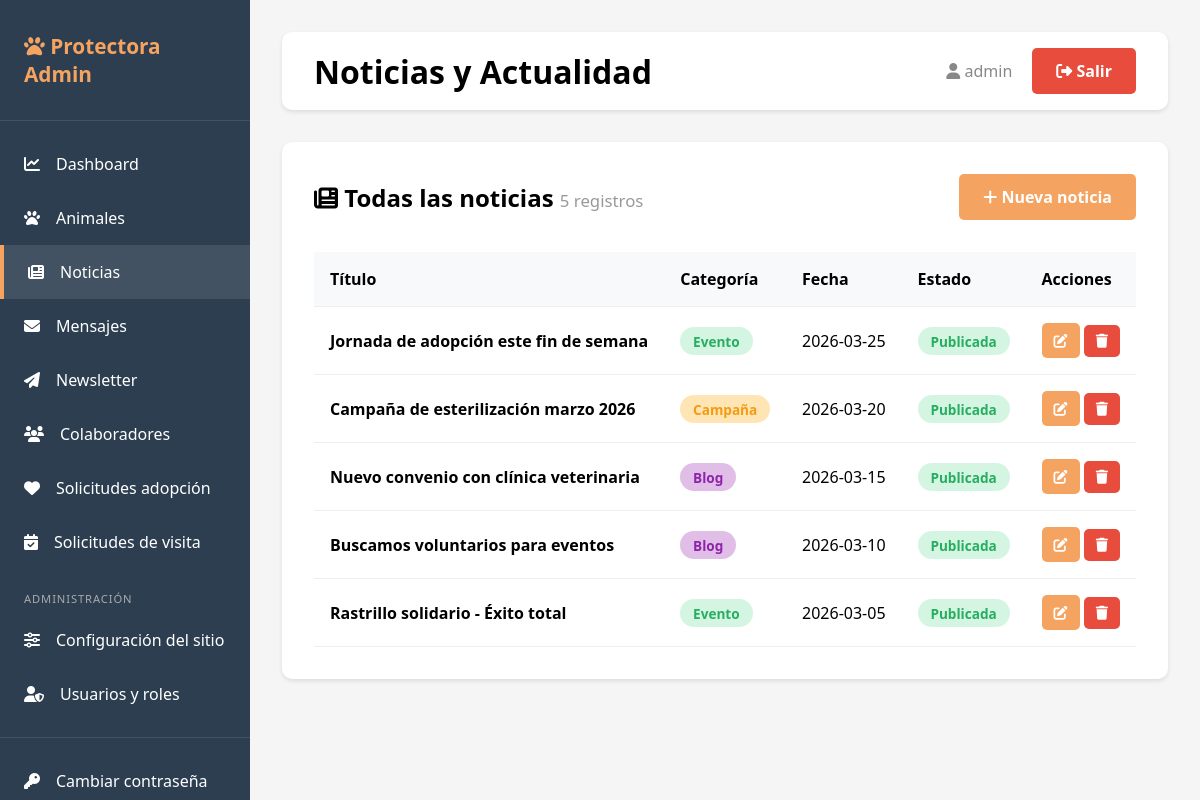
The page /admin/news (signed in) on the database its author committed.
### tables this page shows
CREATE TABLE news (
                id INTEGER PRIMARY KEY AUTOINCREMENT,
                title TEXT NOT NULL,
                category TEXT,
                content TEXT,
                excerpt TEXT,
                image TEXT,
                date TEXT,
                published BOOLEAN DEFAULT 1,
                created_at TIMESTAMP DEFAULT CURRENT_TIMESTAMP,
                updated_at TIMESTAMP DEFAULT CURRENT_TIMESTAMP
            );

### admin/app.py (the view, shortened to what this page needs)
@app.route('/admin/news')
@login_required
def list_news():
    db = get_db()
    params = get_pagination_params()
    placeholder = get_placeholder()
    category_filter = request.args.get('category', '')
    published_filter = request.args.get('published', '')
    base_query = 'SELECT * FROM news'
    count_query = 'SELECT COUNT(*) as count FROM news'
    query_params = []
    where_clauses = []
    if category_filter:
        where_clauses.append(f'category = {placeholder}')
        query_params.append(category_filter)
    if published_filter:
        where_clauses.append(f'published = {placeholder}')
        query_params.append(int(published_filter))
    if where_clauses:
        where_clause = ' WHERE ' + ' AND '.join(where_clauses)
        base_query += where_clause
        count_query += where_clause
    search_columns = ['title', 'excerpt', 'content', 'category']
    allowed_sort_columns = ['id', 'title', 'category', 'date', 'published', 'created_at']
    data_query, search_params = build_query_with_filters(
        base_query,
        search_columns,
        params['search'],
        allowed_sort_columns,
        params['sort_by'],
        params['sort_order'],
        default_sort='date'
    )
    all_params = query_params + search_params
    result = paginate_query(
        db,
        count_query,
        data_query,
        query_params + search_params,
        all_params.copy(),
        params['page'],
        params['per_page']
    )
    return render_template('news.html',
                           news=result['items'],
                           page=result['page'],
                           per_page=result['per_page'],
                           total_pages=result['total_pages'],
                           total=result['total'],
                           sort_by=params['sort_by'],
                           sort_order=params['sort_order'],
                           search=params['search'],
                           category_filter=category_filter,
                           published_filter=published_filter)

### admin/app.py (called while the page is built, shortened)
def generate_csrf_token():
    if '_csrf_token' not in session:
        session['_csrf_token'] = secrets.token_hex(32)
    return session['_csrf_token']

def get_placeholder():
    return '%s' if USE_POSTGRES else '?'

def get_db():
    if USE_POSTGRES:
        conn = psycopg2.connect(DATABASE_URL)
        conn.cursor_factory = psycopg2.extras.RealDictCursor
        return DatabaseWrapper(conn, is_postgres=True)
    else:
        conn = sqlite3.connect(DATABASE)
        conn.row_factory = sqlite3.Row
        return DatabaseWrapper(conn, is_postgres=False)

def login_required(f):
    @wraps(f)
    def decorated_function(*args, **kwargs):
        if 'user_id' not in session:
            return redirect(url_for('login'))
        return f(*args, **kwargs)
    return decorated_function

def get_pagination_params():
    page = max(1, request.args.get('page', 1, type=int))
    per_page = request.args.get('per_page', 20, type=int)
    per_page = min(max(10, per_page), 100)  # Entre 10 y 100
    sort_by = request.args.get('sort_by', '')
    sort_order = request.args.get('sort_order', 'desc')
    if sort_order not in ['asc', 'desc']:
        sort_order = 'desc'
    search = request.args.get('search', '').strip()
    return {
        'page': page,
        'per_page': per_page,
        'sort_by': sort_by,
        'sort_order': sort_order,
        'search': search
    }

def build_query_with_filters(base_query, search_columns, search_term, allowed_sort_columns, sort_by, sort_order, default_sort='id'):
    params = []
    query = base_query
    placeholder = get_placeholder()
    if sort_by and sort_by in allowed_sort_columns:
        order = sort_order.upper() if sort_order.upper() in ('ASC', 'DESC') else 'DESC'
        query += f' ORDER BY {sort_by} {order}'
    elif default_sort:
        order = sort_order.upper() if sort_order.upper() in ('ASC', 'DESC') else 'DESC'
        query += f' ORDER BY {default_sort} {order}'
    return query, params

    def execute(self, query, params=None):
        if self._is_postgres and '?' in query:
            query = query.replace('?', '%s')
        cursor = self._conn.cursor()
        if params:
            cursor.execute(query, params)
        else:
            cursor.execute(query)
        return cursor

### admin/templates/news.html (shortened to what this page needs)
{% extends "base.html" %}
{% block page_title %}Noticias y Actualidad{% endblock %}
{% block content %}
<div style="display: flex; justify-content: space-between; align-items: center; margin-bottom: 2rem;">
    <h2><i class="fas fa-newspaper"></i> Todas las noticias
        <small style="font-size:0.7em; color:#999; font-weight:normal;">{{ total }} registros</small>
    </h2>
    <a href="{{ url_for('new_news') }}" class="btn btn-primary">
        <i class="fas fa-plus"></i> Nueva noticia
    </a>
</div>
{% if news %}
<table class="table">
    <thead>
        <tr>
            <th>Título</th>
            <th>Categoría</th>
            <th>Fecha</th>
            <th>Estado</th>
            <th>Acciones</th>
        </tr>
    </thead>
    <tbody>
        {% for item in news %}
        <tr>
            <td><strong>{{ item.title }}</strong></td>
            <td>
                {% if item.category == 'campana' %}
                <span class="badge badge-warning">Campaña</span>
                {% elif item.category == 'evento' %}
                <span class="badge badge-success">Evento</span>
                {% elif item.category == 'blog' %}
                <span class="badge" style="background: #E1BEE7; color: #8E24AA;">Blog</span>
                {% endif %}
            </td>
            <td>{{ item.date }}</td>
            <td>
                {% if item.published %}
                <span class="badge badge-success">Publicada</span>
                {% else %}
                <span class="badge badge-warning">Borrador</span>
                {% endif %}
            </td>
            <td>
                <a href="{{ url_for('edit_news', news_id=item.id) }}" class="btn btn-primary btn-sm">
                    <i class="fas fa-edit"></i>
                </a>
                <form method="POST" action="{{ url_for('delete_news', news_id=item.id) }}" style="display:inline;" onsubmit="return confirm('¿Eliminar esta noticia?');">
                    <button type="submit" class="btn btn-danger btn-sm"><i class="fas fa-trash"></i></button>
                </form>
            </td>
        </tr>
        {% endfor %}
    </tbody>
</table>
{% endif %}
{% endblock %}

### admin/templates/base.html (style rules this page uses)
* { margin: 0; padding: 0; box-sizing: border-box; }
body { font-family: 'Segoe UI', Tahoma, Geneva, Verdana, sans-serif; background: #f5f5f5; }
.btn { padding: 0.75rem 1.5rem; border: none; border-radius: 5px; cursor: pointer; font-weight: 600; transition: all 0.3s; text-decoration: none; display: inline-block; }
.btn-primary { background: #F4A460; color: white; }
.btn-danger { background: #E74C3C; color: white; }
.table { width: 100%; border-collapse: collapse; margin-top: 1rem; }
.table th, .table td { padding: 1rem; text-align: left; border-bottom: 1px solid #eee; }
.table th { background: #f8f9fa; font-weight: 600; }
.badge { padding: 0.3rem 0.8rem; border-radius: 15px; font-size: 0.85rem; font-weight: 600; }
.badge-success { background: #D5F5E3; color: #27AE60; }
.badge-warning { background: #FFE5B4; color: #F39C12; }

### admin/templates/news.html (style rules this page uses)
.btn-sm { padding: 0.5rem 0.75rem; font-size: 0.875rem; }

### rows shown on the page
news: title "Jornada de adopción este fin de semana", category "Evento", date "2026-03-25", published "Publicada"
news: title "Campaña de esterilización marzo 2026", category "Campaña", date "2026-03-20", published "Publicada"
news: title "Nuevo convenio con clínica veterinaria", category "Blog", date "2026-03-15", published "Publicada"
news: title "Buscamos voluntarios para eventos", category "Blog", date "2026-03-10", published "Publicada"
news: title "Rastrillo solidario - Éxito total", category "Evento", date "2026-03-05", published "Publicada"

### other values the page prints
{{ session.username }} "admin"
{{ total }} "5"
